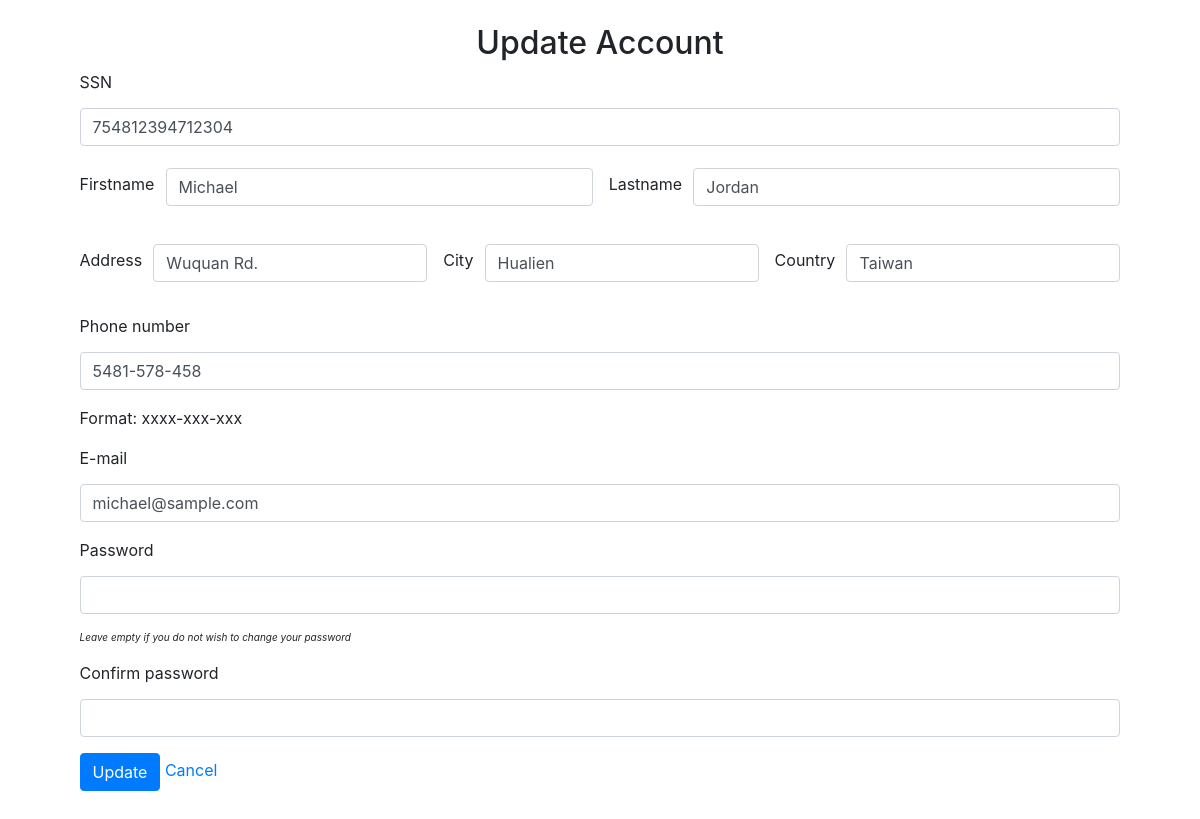
Page /admin/accounts/manage_accounts.php?edit=3 on the committed database.
### tables this page shows
CREATE TABLE `accounts` (
  `id` int(11) NOT NULL,
  `account_number` varchar(50) NOT NULL,
  `SSN` varchar(50) NOT NULL,
  `firstname` varchar(50) NOT NULL,
  `lastname` varchar(50) NOT NULL,
  `address` text NOT NULL,
  `city` varchar(50) NOT NULL,
  `country` varchar(50) NOT NULL,
  `TEL` varchar(50) NOT NULL,
  `email` text NOT NULL,
  `password` text NOT NULL,
  `balance` float NOT NULL DEFAULT 0,
  `date_created` datetime NOT NULL DEFAULT current_timestamp(),
  `date_updated` datetime DEFAULT NULL
);

### process.php (called while the page is built, shortened)
<?php
$mysqli = new mysqli('127.0.0.1', 'root', '1234', 'banking')
            or die($mysqli->error);
if (isset($_GET['edit'])) {
    $id = $_GET['edit'];
    $update = true;
    $query = $mysqli->query("SELECT * FROM accounts WHERE id=$id")
        or die($mysqli->error);
    $row = $query->fetch_array();
    $ssn = $row['SSN'];
    $firstname = $row['firstname'];
    $lastname = $row['lastname'];
    $address = $row['address'];
    $city = $row['city'];
    $country = $row['country'];
    $tel = $row['TEL'];
    $email = $row['email'];
}

### admin/accounts/manage_accounts.php (the view, shortened to what this page needs)
<!DOCTYPE html>
<html>
    <head>
        <link rel="stylesheet" href="https://stackpath.bootstrapcdn.com/bootstrap/4.4.1/css/bootstrap.min.css">
        <link rel="stylesheet" href="/assets/css/password.css">
    </head>
    <body>
        <?php require_once $_SERVER['DOCUMENT_ROOT'] . '/process.php'; ?>
        <div class="container" style="padding: 1.5em;">
            <div class="row justify-content-center">
                <form action="../../process.php" method="POST">
                    <?php if ($update !== true): ?>
                    <h2 style="text-align: center;">Create New Account</h2>
                    <?php else: ?>
                    <h2 style="text-align: center;">Update Account</h2>
                    <?php endif; ?>
                    <div class="form-group">
                        <label>SSN</label>
                        <input type="text" name="ssn" class="form-control" value="<?php echo $ssn; ?>" required>
                    </div>
                    <div class="form-group" style="display: flex;">
                        <label style="margin-top: 0.6em; margin-right: 0.7em;">Firstname</label>
                        <input type="text" name="firstname" class="form-control" value="<?php echo $firstname; ?>"required>
                        <label style="margin-top: 0.6em; margin-right: 0.7em; margin-left: 1em;">Lastname</label>
                        <input type="text" name="lastname" class="form-control" value="<?php echo $lastname; ?>" required>
                    </div>
                    <div class="form-group" style="display: flex;">
                        <label style="margin-top: 0.6em; margin-right: 0.7em;">Address</label>
                        <input type="text" name="address" class="form-control" value="<?php echo $address; ?>" required>
                        <label style="margin-top: 0.6em; margin-right: 0.7em; margin-left: 1em;">City</label>
                        <input type="text" name="city" class="form-control" value="<?php echo $city; ?>" required>
                        <label style="margin-top: 0.6em; margin-right: 0.7em; margin-left: 1em;">Country</label>
                        <input type="text" name="country" class="form-control" value="<?php echo $country; ?>" required>
                    </div>
                    <div class="form-group">
                        <label>Phone number</label>
                        <input type="tel" name="tel" class="form-control" pattern="[0-9]{4}-[0-9]{3}-[0-9]{3}" value="<?php echo $tel; ?>" required>
                        <span class="note">Format: xxxx-xxx-xxx</span>
                    </div>
                    <div class="form-group">
                        <label>E-mail</label>
                        <input type="email" name="email" class="form-control" value="<?php echo $email; ?>" required>
                    </div>
                    <div class="form-group">
                        <label>Password</label>
                        <input type="password" id="psw" name="password" class="form-control" pattern="(?=.*\d)(?=.*[a-z])(?=.*[A-Z]).{8,}" title="Must contain at least one number and one uppercase and lowercase letter, and at least 8 or more characters">
                        <p style="font-size:x-small;"><i>Leave empty if you do not wish to change your password</i></p>
                        <label>Confirm password</label>
                        <input type="password" name="cPassword" class="form-control" pattern="(?=.*\d)(?=.*[a-z])(?=.*[A-Z]).{8,}" title="Must contain at least one number and one uppercase and lowercase letter, and at least 8 or more characters">
                    </div>
                    <div class="form-group">
                        <?php if ($update != true): ?>
                        <button type="submit" class="btn btn-primary" name="create_account">Save</button>
                        <a href="/" class="btn">Cancel</a>
                        <?php else: ?>
                        <button type="submit" class="btn btn-primary" name="update">Update</button>
                        <a href="/admin/accounts/index.php">Cancel</a>
                        <?php endif; ?>
                    </div>
                </form>
            </div>
        </div>
    </body>
</html>

### assets/css/password.css (style rules this page uses)
input { width: 100%; padding: 12px; border: 1px solid #ccc; border-radius: 4px; box-sizing: border-box; margin-top: 6px; margin-bottom: 16px; }

### rows in the picture
accounts: ssn "754812394712304", firstname "Michael", lastname "Jordan", address "Wuquan Rd.", city "Hualien", country "Taiwan", tel "5481-578-458", email "michael@sample.com"
